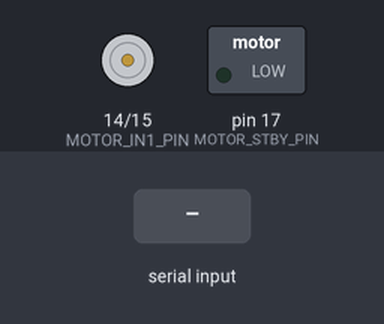
A sketch run on a simulated Arduino Uno, built with avr-gcc and run on an emulated ATmega328P. On the bench: motor-driver pin pairs drawn as motors (green arrow = first pin HIGH = forward, orange = second pin HIGH = backward, longer = more drive, scaled by the enable pin, stopped while the standby pin is LOW), switched loads named in the sketch (green lamp = pin HIGH). The inputs (shaded band) are chosen by the test bench. What the sketch prints to the serial monitor is not drawn.

Above: at 1.3 s.
1.4 s: "runmotor\n" received over Serial
At 2.9 s:
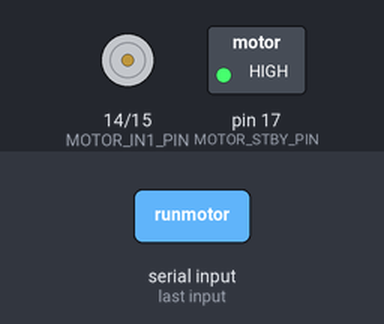
3.2 s: "stopmotor\n" received over Serial
At 4.8 s:
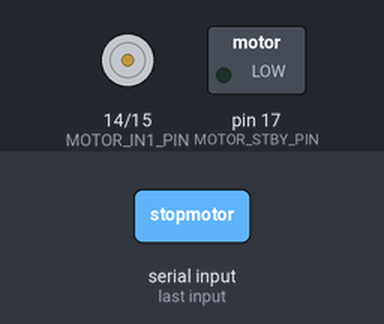
Timing chart, 0 to 6.3 s (numbered marks = the images above; inputs shaded):
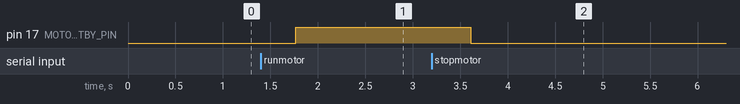

The sketch:

sketch_oct10a.ino
```cpp
#include <Wire.h>
#include <SPI.h>
#include <Servo.h>

#define MOTOR_IN1_PIN  14 //Named "MOTOR_AIN1_IO" on schematic
#define MOTOR_IN2_PIN  15 // "
#define MOTOR_PWM_PIN  16 //Motor Controller PWM
#define MOTOR_STBY_PIN 17 //NOT PLUGGED IN!

const int SERIAL_BAUD = 115200;

void setup() {

  Serial.begin(SERIAL_BAUD);
  delay(100);

  pinMode(MOTOR_IN1_PIN, OUTPUT);
  pinMode(MOTOR_IN2_PIN, OUTPUT);
  pinMode(MOTOR_PWM_PIN, OUTPUT);
  pinMode(MOTOR_STBY_PIN, OUTPUT);
}

void loop() {
  // put your main code here, to run repeatedly:
  if(Serial.available()) {
    String command = Serial.readStringUntil('\n');
    command.trim();

    if(command == "runmotor") {
      move(100, 0);
      Serial.println("Motor ran.");
      Serial.println("-------------");
    } else
    if(command == "stopmotor") {
      stop();
    }
  }
}

void move(int speed, int direction){
//Stolen from https://adam-meyer.com/arduino/TB6612FNG
//Move motor at speed and direction
//speed: 0 is off, and 255 is full speed
//direction: 0 clockwise, 1 counter-clockwise

  digitalWrite(MOTOR_STBY_PIN, HIGH); //disable standby

  boolean inPin1 = LOW;
  boolean inPin2 = HIGH;

  if(direction == 1){
    inPin1 = HIGH;
    inPin2 = LOW;
  }

  digitalWrite(MOTOR_IN1_PIN, inPin1);
  digitalWrite(MOTOR_IN2_PIN, inPin2);
  analogWrite(MOTOR_PWM_PIN, speed);
}

void stop(){
//enable standby
  digitalWrite(MOTOR_STBY_PIN, LOW);
}
```

Measured:
- after the input at 1.4 s, pin 17 (MOTOR_STBY_PIN): LOW → HIGH after 0.37 s
- after the input at 3.2 s, pin 17 (MOTOR_STBY_PIN): HIGH → LOW after 0.41 s
